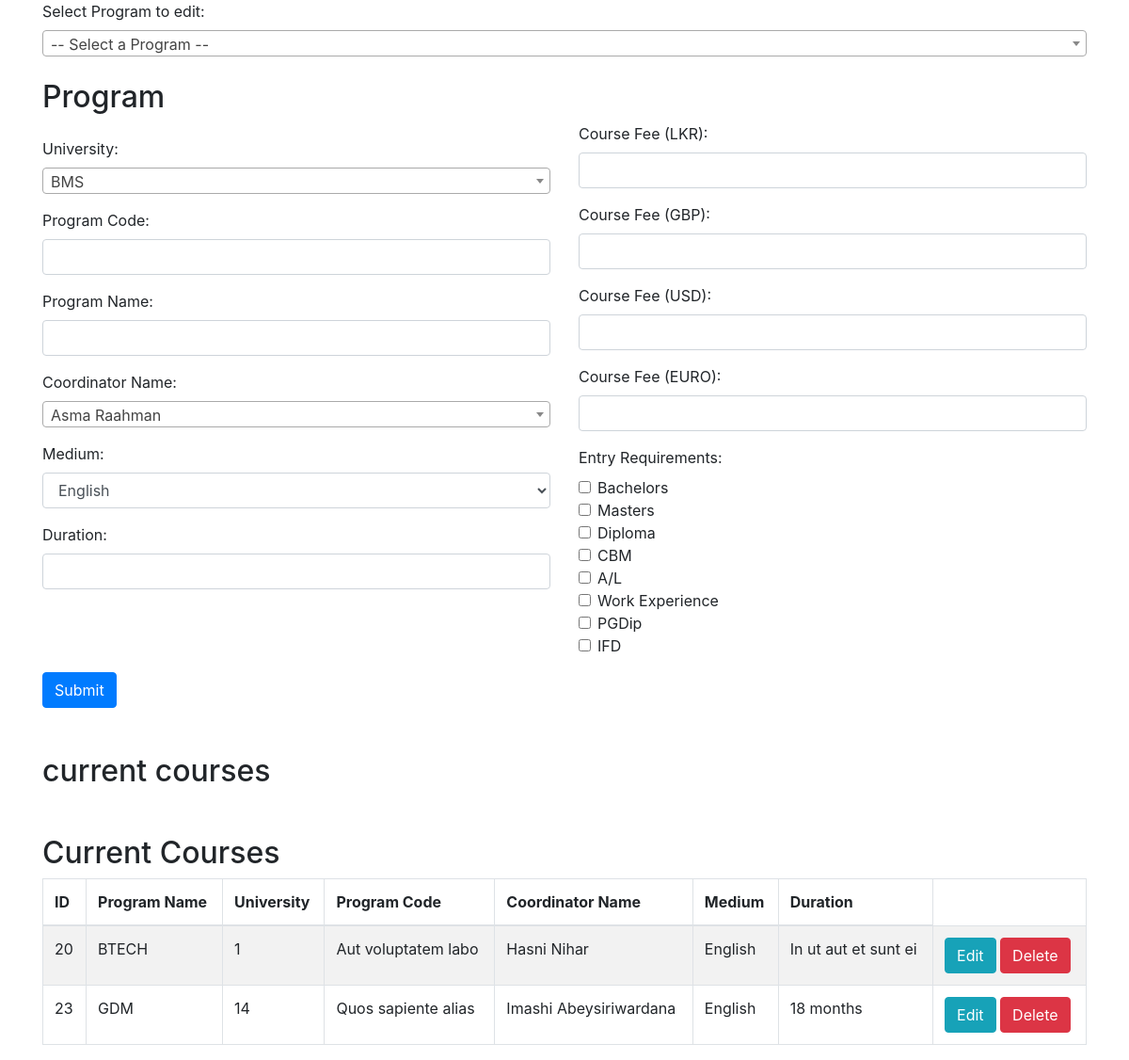
The app's page /create_program.php, older data.
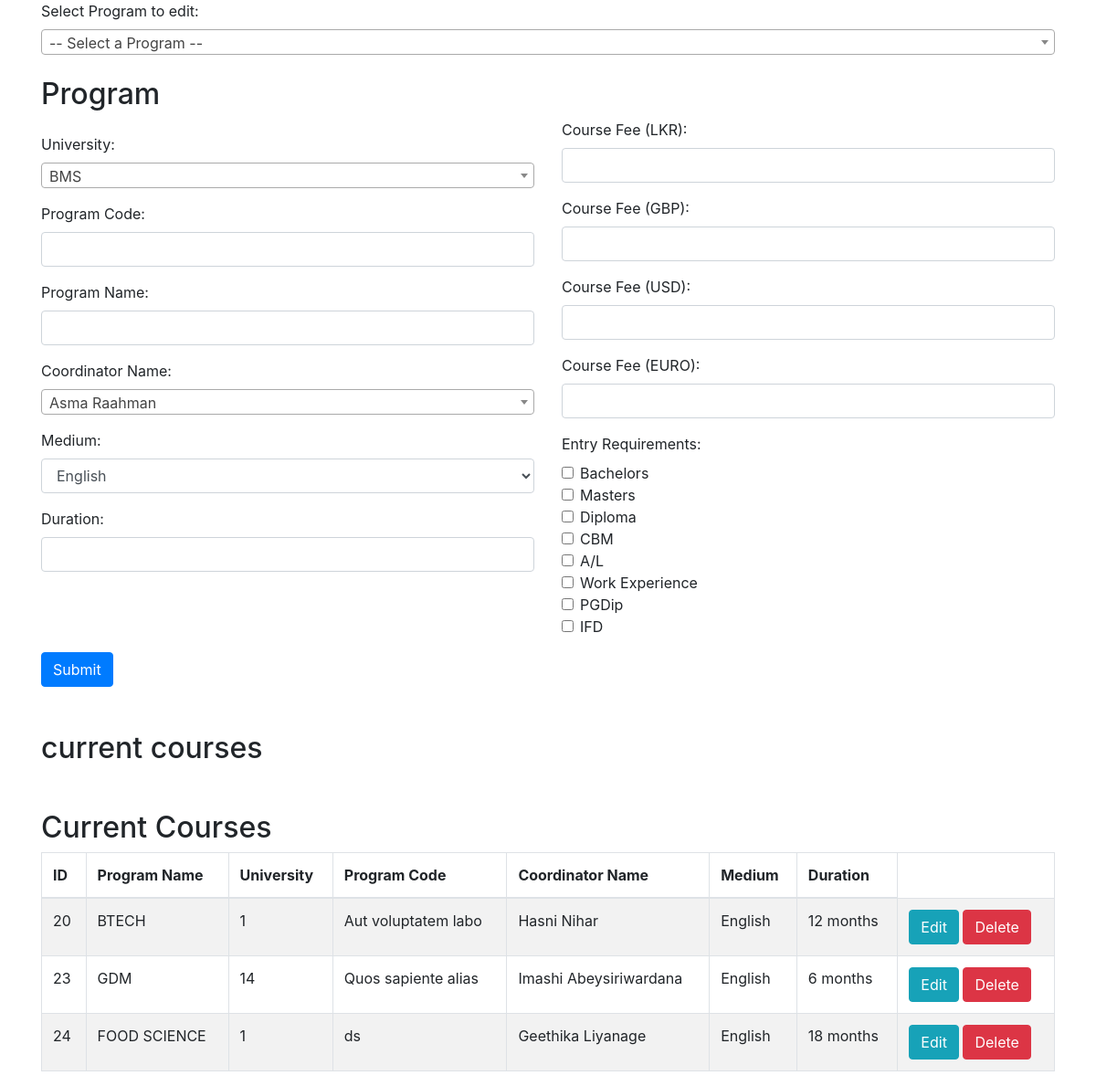
The same page, newer data.
### tables this page shows
CREATE TABLE `criterias` (
  `id` int(11) NOT NULL,
  `criteria_code` varchar(100) NOT NULL,
  `criteria_name` varchar(255) NOT NULL,
  `created_at` timestamp NOT NULL DEFAULT current_timestamp()
);

CREATE TABLE `program_table` (
  `program_code` int(11) NOT NULL,
  `university_id` int(11) NOT NULL,
  `program_name` varchar(255) NOT NULL,
  `prog_code` varchar(50) DEFAULT NULL,
  `coordinator_name` varchar(255) DEFAULT NULL,
  `medium` enum('English','Tamil') NOT NULL,
  `duration` varchar(100) DEFAULT NULL,
  `course_fee_lkr` decimal(10,2) DEFAULT NULL,
  `course_fee_gbp` decimal(10,2) DEFAULT NULL,
  `course_fee_usd` decimal(10,2) DEFAULT NULL,
  `course_fee_euro` decimal(10,2) DEFAULT NULL,
  `entry_requirement` varchar(255) NOT NULL
);

### create_program.php (the view, shortened to what the changed rows need)
<?php
include './database/connection.php';
$criterias_result = mysqli_query($conn, "SELECT * FROM criterias");
$criterias = [];
while ($row = mysqli_fetch_assoc($criterias_result)) {
    $criterias[] = $row;
}
?>
<!DOCTYPE html>
<html lang="en">
<head>
    <link href="https://stackpath.bootstrapcdn.com/bootstrap/4.5.2/css/bootstrap.min.css" rel="stylesheet">
    <link href="https://cdn.jsdelivr.net/npm/select2@4.1.0-beta.1/dist/css/select2.min.css" rel="stylesheet" />
</head>
<body>
    <div class="container">
        <h2 class="mt-4">Program </h2>
        <form action="" method="post">
            <div class="row">
                <div class="col-md-6">
                    <div class="form-group">
                        <?php foreach ($criterias as $criteria): ?>
                            <div class="form-check">
                                <input type="checkbox" class="form-check-input" name="entry_requirement[]" value="<?php echo htmlspecialchars($criteria['criteria_name']); ?>">
                                <label class="form-check-label"><?php echo htmlspecialchars($criteria['criteria_name']); ?></label>
                            </div>
                        <?php endforeach; ?>
                    </div>
                </div>
            </div>
        </form>
        <h2 class="mt-5">current courses</h2>
        <h2 class="mt-5">Current Courses</h2>
        <table class="table table-bordered table-striped">
            <thead>
                <tr>
                    <th>ID</th>
                    <th>Program Name</th>
                    <th>University</th>
                    <th>Program Code</th>
                    <th>Coordinator Name</th>
                    <th>Medium</th>
                    <th>Duration</th>
                </tr>
            </thead>
            <tbody>
                <?php
                $programs_result = mysqli_query($conn, "SELECT * FROM program_table");
                while ($row = mysqli_fetch_assoc($programs_result)) {
                    echo '<tr>';
                    echo '<td>' . htmlspecialchars($row['program_code']) . '</td>';
                    echo '<td>' . htmlspecialchars($row['program_name']) . '</td>';
                    echo '<td>' . htmlspecialchars($row['university_id']) . '</td>';
                    echo '<td>' . htmlspecialchars($row['prog_code']) . '</td>';
                    echo '<td>' . htmlspecialchars($row['coordinator_name']) . '</td>';
                    echo '<td>' . htmlspecialchars($row['medium']) . '</td>';
                    echo '<td>' . htmlspecialchars($row['duration']) . '</td>';
                    echo '<td>';
                    echo '<button class="btn btn-info edit-button" data-prog-code="' . htmlspecialchars($row['program_code']) . '">Edit</button>';
                    echo '<form action="" method="post" style="display:inline;">
                    <input type="hidden" name="program_code" value="' . htmlspecialchars($row['program_code']) . '">
                    <button type="submit" name="delete_program" class="btn btn-danger">Delete</button>
                  </form>';
                    echo '</td>';
                    echo '</tr>';
                }
                ?>
            </tbody>
        </table>
    </div>
</body>
</html>

Row changes from the older to the newer data that the page shows:
changed program_table "BTECH": duration "In ut aut et sunt ei" → "12 months"
changed program_table "GDM": duration "18 months" → "6 months"
added program_table: program_code "24", program_name "FOOD SCIENCE", university "1", prog_code "ds", coordinator_name "Geethika Liyanage", medium "English", duration "18 months"
